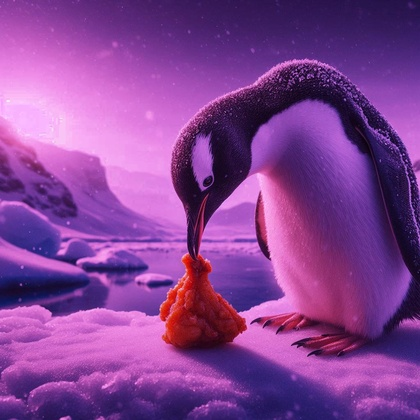
%> input picture Actividad3/Punto8/imagen_desbalanceada.jpeg, 420 x 420 px, shrunk from 1024 x 1024 before the run
$ octave Punto8.m   (GNU Octave 9; MATLAB toolbox functions it lacks are replaced by stand-ins)
%> lines starting %> are read from the running program, lines starting %| are printed output that depends on the picture
clc;
clear;
close all;

%% PUNTO 8 - Corrección de balance con transformación vectorial RGB por bloques

imgDesbalanceada = imread('imagen_desbalanceada.jpeg');
%> imgDesbalanceada is the input picture: size 420x420x3 uint8; mean R, G, B 132.9, 65.9, 148.4
imgObjetivo = imread('imagen_objetivo.jpeg');
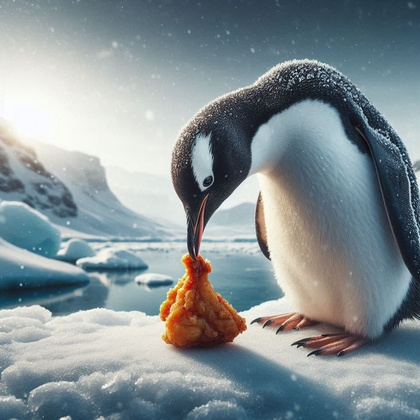
%> input picture Actividad3/Punto8/imagen_objetivo.jpeg, 420 x 420 px, shrunk from 1024 x 1024 before the run
%> imgObjetivo is the input picture: size 420x420x3 uint8; mean R, G, B 133, 144.5, 148.4

if size(imgDesbalanceada,3) ~= 3 || size(imgObjetivo,3) ~= 3
    error('Ambas imágenes deben ser RGB.');
end

if ~isequal(size(imgDesbalanceada), size(imgObjetivo))
    error('Las imágenes deben tener el mismo tamaño.');
end

disp('Tamaño de las imágenes:');
disp(size(imgDesbalanceada));
%|    420   420     3

A = im2double(imgDesbalanceada);
B = im2double(imgObjetivo);

%% Promedios RGB iniciales

promDesbalanceada = squeeze(mean(mean(A,1),2));
%> promDesbalanceada = [0.521; 0.259; 0.582]
promObjetivo = squeeze(mean(mean(B,1),2));
%> promObjetivo = [0.521; 0.567; 0.582]

disp('Promedio RGB imagen desbalanceada:');
disp(promDesbalanceada');
%|    0.5213   0.2585   0.5819

disp('Promedio RGB imagen objetivo:');
disp(promObjetivo');
%|    0.5214   0.5666   0.5820

%% 1. Corrección global por canal RGB
% Desbalance identificado: déficit del canal verde / dominante magenta.

factorRGB = promObjetivo ./ promDesbalanceada;
%> factorRGB = [1; 2.19; 1]

imgBase = A;
imgBase(:,:,1) = A(:,:,1) * factorRGB(1);
imgBase(:,:,2) = A(:,:,2) * factorRGB(2);
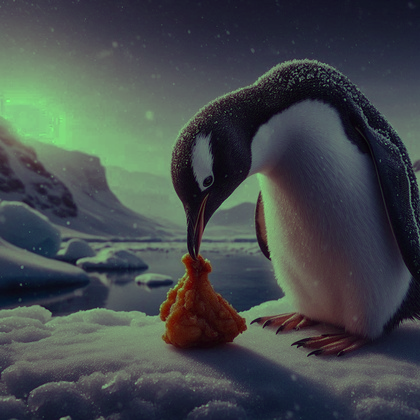
%> imgBase: size 420x420x3 double; mean R, G, B 0.521, 0.567, 0.582; mean of the top-left, top-right, bottom-left and bottom-right quarters 0.743, 0.41, 0.572, 0.502; drawn with min black and max white
imgBase(:,:,3) = A(:,:,3) * factorRGB(3);

imgBase = min(max(imgBase,0),1);
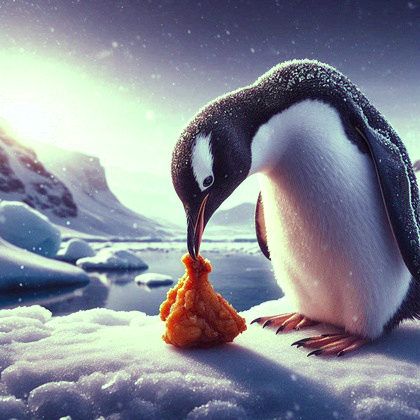
%> imgBase: size 420x420x3 double; mean R, G, B 0.521, 0.536, 0.582

disp('Factores RGB globales aplicados:');
disp(factorRGB');
%|    1.0002   2.1917   1.0002

ssimGlobal = ssim(im2uint8(imgBase), imgObjetivo);
%> ssimGlobal = 0.849

disp('SSIM después de corrección global:');
disp(ssimGlobal);
%| 0.8495

%% 2. Transformación vectorial RGB por bloques
% Cada píxel se trata como vector [R G B].
% Se aplica una transformación afín local:
% [R' G' B'] = [R G B 1] * M

blockSize = 2;
lambda = 1e-8;

[h,w,~] = size(A);
%> h = 420; w = 420
imgCorregida = zeros(size(A));

for fila = 1:blockSize:h
    for col = 1:blockSize:w

        f2 = min(fila + blockSize - 1, h);
        c2 = min(col + blockSize - 1, w);

        bloqueEntrada = imgBase(fila:f2, col:c2, :);
        bloqueObjetivo = B(fila:f2, col:c2, :);

        Xrgb = reshape(bloqueEntrada, [], 3);
        Yrgb = reshape(bloqueObjetivo, [], 3);

        X = [Xrgb ones(size(Xrgb,1),1)];

        M = (X' * X + lambda * eye(size(X,2))) \ (X' * Yrgb);

        bloqueCorregido = X * M;
        bloqueCorregido = reshape(bloqueCorregido, f2-fila+1, c2-col+1, 3);

        imgCorregida(fila:f2, col:c2, :) = bloqueCorregido;

    end
end

imgCorregida = min(max(imgCorregida,0),1);
imgCorregidaU8 = im2uint8(imgCorregida);

%% Promedio RGB imagen corregida

promCorregida = squeeze(mean(mean(imgCorregida,1),2));
%> promCorregida = [0.521; 0.567; 0.582]

disp('Promedio RGB imagen corregida:');
disp(promCorregida');
%|    0.5214   0.5666   0.5820

%% SSIM final

valorSSIM = ssim(imgCorregidaU8, imgObjetivo);
%> valorSSIM = 0.998

disp('SSIM obtenido entre imagen corregida e imagen objetivo:');
disp(valorSSIM);
%| 0.9980

%% Mostrar imágenes

figure('Name','Punto 8 - Imagen Desbalanceada');
imshow(imgDesbalanceada);
title('Imagen desbalanceada');

figure('Name','Punto 8 - Imagen Objetivo');
imshow(imgObjetivo);
title('Imagen objetivo');

figure('Name','Punto 8 - Imagen Corregida');
imshow(imgCorregidaU8);
title(['Imagen corregida - SSIM = ', num2str(valorSSIM)]);

figure('Name','Punto 8 - Comparación');

subplot(1,3,1);
imshow(imgDesbalanceada);
title('Imagen desbalanceada');

subplot(1,3,2);
imshow(imgObjetivo);
title('Imagen objetivo');

subplot(1,3,3);
imshow(imgCorregidaU8);
title(['Imagen corregida SSIM = ', num2str(valorSSIM)]);

%% Guardar imágenes

imwrite(imgDesbalanceada, 'Punto8_Imagen_Desbalanceada.png');
imwrite(imgObjetivo, 'Punto8_Imagen_Objetivo_RGB.png');
imwrite(imgCorregidaU8, 'Punto8_Imagen_Corregida.png');

disp('Punto 8 ejecutado correctamente.');
disp('Imágenes guardadas en la carpeta actual.');
